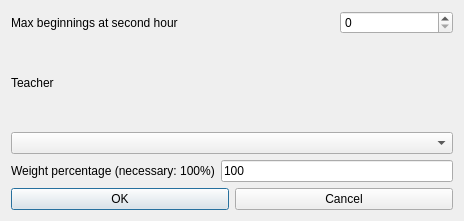
<?xml version="1.0" encoding="UTF-8"?>
<ui version="4.0">
 <class>ModifyConstraintTeacherAfternoonsEarlyMaxBeginningsAtSecondHourForm_template</class>
 <widget class="QDialog" name="ModifyConstraintTeacherAfternoonsEarlyMaxBeginningsAtSecondHourForm_template">
  <property name="geometry">
   <rect>
    <x>0</x>
    <y>0</y>
    <width>464</width>
    <height>221</height>
   </rect>
  </property>
  <property name="windowTitle">
   <string extracomment="This is the title of the dialog to modify a constraint of this type">Modify teacher afternoon early max beginnings at second hour</string>
  </property>
  <layout class="QGridLayout" name="gridLayout">
   <item row="3" column="1" colspan="2">
    <widget class="QLineEdit" name="weightLineEdit">
     <property name="text">
      <string notr="true">100</string>
     </property>
    </widget>
   </item>
   <item row="0" column="2">
    <widget class="QSpinBox" name="maxBeginningsSpinBox"/>
   </item>
   <item row="1" column="0" colspan="3">
    <widget class="QLabel" name="teacherTextLabel">
     <property name="frameShape">
      <enum>QFrame::NoFrame</enum>
     </property>
     <property name="frameShadow">
      <enum>QFrame::Plain</enum>
     </property>
     <property name="text">
      <string>Teacher</string>
     </property>
     <property name="wordWrap">
      <bool>false</bool>
     </property>
    </widget>
   </item>
   <item row="2" column="0" colspan="3">
    <widget class="QComboBox" name="teachersComboBox">
     <property name="editable">
      <bool>false</bool>
     </property>
     <property name="insertPolicy">
      <enum>QComboBox::NoInsert</enum>
     </property>
     <property name="duplicatesEnabled">
      <bool>false</bool>
     </property>
    </widget>
   </item>
   <item row="4" column="0" colspan="3">
    <layout class="QHBoxLayout">
     <item>
      <widget class="QPushButton" name="okPushButton">
       <property name="text">
        <string>OK</string>
       </property>
      </widget>
     </item>
     <item>
      <widget class="QPushButton" name="cancelPushButton">
       <property name="text">
        <string>Cancel</string>
       </property>
      </widget>
     </item>
    </layout>
   </item>
   <item row="0" column="0" colspan="2">
    <widget class="QLabel" name="maxBeginningsTextLabel">
     <property name="frameShape">
      <enum>QFrame::NoFrame</enum>
     </property>
     <property name="frameShadow">
      <enum>QFrame::Plain</enum>
     </property>
     <property name="text">
      <string>Max beginnings at second hour</string>
     </property>
     <property name="wordWrap">
      <bool>false</bool>
     </property>
    </widget>
   </item>
   <item row="3" column="0">
    <widget class="QLabel" name="weightTextLabel">
     <property name="frameShape">
      <enum>QFrame::NoFrame</enum>
     </property>
     <property name="frameShadow">
      <enum>QFrame::Plain</enum>
     </property>
     <property name="text">
      <string>Weight percentage (necessary: 100%)</string>
     </property>
     <property name="wordWrap">
      <bool>false</bool>
     </property>
    </widget>
   </item>
  </layout>
 </widget>
 <layoutdefault spacing="6" margin="11"/>
 <resources/>
 <connections/>
</ui>
